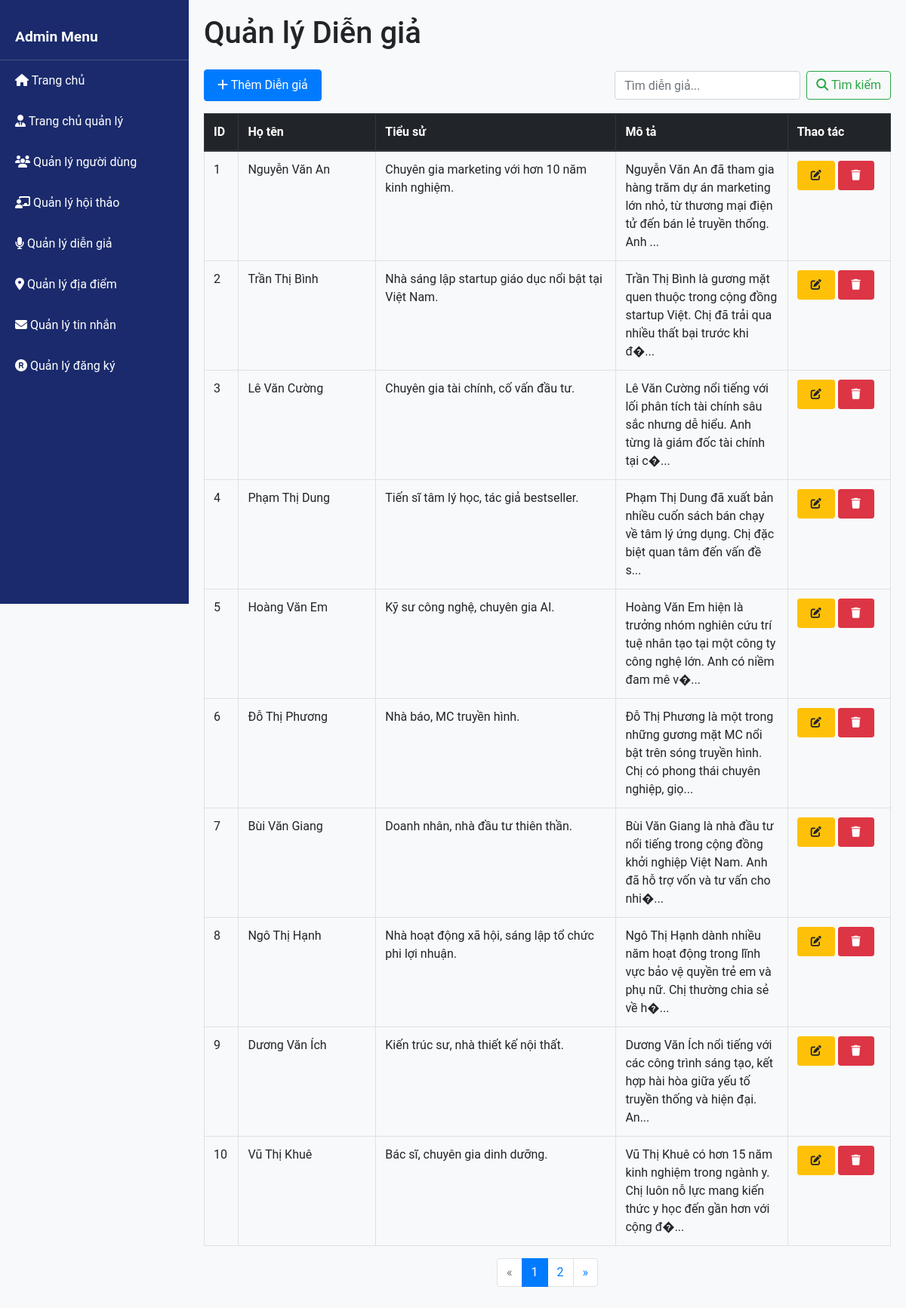
/layouts/admin_speakers.php (signed in), run on the app's committed database.
### tables this page shows
CREATE TABLE speakers (
    speaker_id INT PRIMARY KEY AUTO_INCREMENT,
    full_name VARCHAR(100) NOT NULL,
    bio TEXT,
    description TEXT,
    photo TEXT
);

### layouts/admin_speakers.php (the view, shortened to what this page needs)
<?php
require_once '../config.php';
$currentPage = isset($_GET['page']) ? (int)$_GET['page'] : 1;
$limit = 10;
$offset = ($currentPage - 1) * $limit;
$countStmt = $conn->query("SELECT COUNT(*) FROM speakers");
$search = isset($_GET['search']) ? trim($_GET['search']) : '';
$whereClause = "";
$countSql = "SELECT COUNT(*) FROM speakers " . $whereClause;
if (!empty($search)) {
  $countStmt = $conn->prepare($countSql);
  $countStmt->bindParam(':search', $searchTerm);
  $countStmt->execute();
} else {
  $countStmt = $conn->query($countSql);
}
$totalSpeakers = $countStmt->fetchColumn();
$totalPages = ceil($totalSpeakers / $limit);
$sql = "SELECT speaker_id, full_name, bio, description FROM speakers " . $whereClause . " ORDER BY speaker_id LIMIT :limit OFFSET :offset";
$stmt = $conn->prepare($sql);
$stmt->bindParam(':limit', $limit, PDO::PARAM_INT);
$stmt->bindParam(':offset', $offset, PDO::PARAM_INT);
$stmt->execute();
$speakers = $stmt->fetchAll(PDO::FETCH_ASSOC);
?>
<!DOCTYPE html>
<html lang="en">
<head>
  <link rel="stylesheet" href="https://cdn.jsdelivr.net/npm/bootstrap@4.1.3/dist/css/bootstrap.min.css">
  <link rel="stylesheet" href="../assets/css/style-admin.css">
  <link rel="stylesheet" href="../assets/css/style.css">
  <link rel="stylesheet" href="https://cdnjs.cloudflare.com/ajax/libs/font-awesome/6.4.0/css/all.min.css">
</head>
<body>
  <?php include_once './admin_sidebar.php'; ?>
  <div class="content">
    <h1 class="mb-4">Quản lý Diễn giả</h1>
    <div class="d-flex justify-content-between align-items-center mb-3">
      <a href="./admin_speaker_create.php" class="btn btn-primary">
        <i class="fas fa-plus"></i> Thêm Diễn giả
      </a>
      <form class="form-inline">
        <input class="form-control mr-sm-2" type="search" name="search" placeholder="Tìm diễn giả..."
          aria-label="Search" value="<?php echo htmlspecialchars($search); ?>">
        <button class="btn btn-outline-success my-2 my-sm-0" type="submit">
          <i class="fas fa-search"></i> Tìm kiếm
        </button>
      </form>
    </div>
    <div class="table-responsive">
      <table class="table table-bordered table-hover">
        <thead class="thead-dark">
          <tr>
            <th width="5%">ID</th>
            <th width="20%">Họ tên</th>
            <th width="35%">Tiểu sử</th>
            <th width="25%">Mô tả</th>
            <th width="15%">Thao tác</th>
          </tr>
        </thead>
        <tbody>
          <?php if (isset($speakers) && !empty($speakers)): ?>
            <?php foreach ($speakers as $speaker): ?>
              <tr>
                <td><?php echo htmlspecialchars($speaker['speaker_id']); ?></td>
                <td><?php echo htmlspecialchars($speaker['full_name']); ?></td>
                <td>
                  <?php
                  echo htmlspecialchars(
                    !empty($speaker['bio']) ?
                      (strlen($speaker['bio']) > 150 ? substr($speaker['bio'], 0, 147) . '...' : $speaker['bio']) :
                      'Chưa cập nhật'
                  );
                  ?>
                </td>
                <td>
                  <?php
                  echo htmlspecialchars(
                    !empty($speaker['description']) ?
                      (strlen($speaker['description']) > 150 ? substr($speaker['description'], 0, 147) . '...' : $speaker['description']) :
                      'Chưa cập nhật'
                  );
                  ?>
                </td>
                <td>
                  <a href="./admin_speaker_edit.php?id=<?php echo $speaker['speaker_id']; ?>" class="btn btn-sm btn-warning" title="Chỉnh sửa">
                    <i class="fas fa-edit"></i>
                  </a>
                  <a href="?action=delete&id=<?php echo $speaker['speaker_id']; ?>" class="btn btn-sm btn-danger" title="Xóa"
                    onclick="return confirm('Bạn có chắc chắn muốn xóa diễn giả này?')">
                    <i class="fas fa-trash"></i>
                  </a>
                </td>
              </tr>
            <?php endforeach; ?>
          <?php else: ?>
            <tr>
              <td colspan="5" class="text-center">Không tìm thấy diễn giả nào.</td>
            </tr>
          <?php endif; ?>
        </tbody>
      </table>
    </div>
    <?php if ($totalPages > 1): ?>
      <nav aria-label="Page navigation">
        <ul class="pagination justify-content-center">
          <?php
          $queryParams = $_GET;
          $queryParams['page'] = $currentPage - 1;
          $prevPageUrl = '?' . http_build_query($queryParams);
          $queryParams['page'] = $currentPage + 1;
          $nextPageUrl = '?' . http_build_query($queryParams);
          ?>
          <li class="page-item <?php echo $currentPage <= 1 ? 'disabled' : ''; ?>">
            <a class="page-link" href="<?php echo $currentPage <= 1 ? '#' : $prevPageUrl; ?>" aria-label="Previous">
              <span aria-hidden="true">&laquo;</span>
            </a>
          </li>
          <?php for ($i = 1; $i <= $totalPages; $i++): ?>
            <?php
            $queryParams['page'] = $i;
            $pageUrl = '?' . http_build_query($queryParams);
            ?>
            <li class="page-item <?php echo $i == $currentPage ? 'active' : ''; ?>">
              <a class="page-link" href="<?php echo $pageUrl; ?>"><?php echo $i; ?></a>
            </li>
          <?php endfor; ?>
          <li class="page-item <?php echo $currentPage >= $totalPages ? 'disabled' : ''; ?>">
            <a class="page-link" href="<?php echo $currentPage >= $totalPages ? '#' : $nextPageUrl; ?>" aria-label="Next">
              <span aria-hidden="true">&raquo;</span>
            </a>
          </li>
        </ul>
      </nav>
    <?php endif; ?>
  </div>
</body>
</html>

### assets/css/style-admin.css (style rules this page uses)
body { font-family: "Arial", sans-serif; background-color: #f8f9fa; }
.content { margin-left: 250px; padding: 20px; }

### assets/css/style.css (style rules this page uses)
:root { --primary: #ffffff; --secondary: #1d2939; --upcoming: #008739; --date: #8d8d8d; --hover: #007bff; --font: "Roboto", sans-serif; }
body { font-family: var(--font); }
a { text-decoration: none; color: black; }
a.btn { padding: 8px 17px; }

### data on the page
speakers: speaker_id "1", full_name "Nguyễn Văn An", bio "Chuyên gia marketing với hơn 10 năm kinh nghiệm.", description "Nguyễn Văn An đã tham gia hàng trăm dự án marketing lớn nhỏ, từ thương mại điện tử đến bán lẻ truyền thống. Anh ..."
speakers: speaker_id "2", full_name "Trần Thị Bình", bio "Nhà sáng lập startup giáo dục nổi bật tại Việt Nam.", description "Trần Thị Bình là gương mặt quen thuộc trong cộng đồng startup Việt. Chị đã trải qua nhiều thất bại trước khi đ�..."
speakers: speaker_id "3", full_name "Lê Văn Cường", bio "Chuyên gia tài chính, cố vấn đầu tư.", description "Lê Văn Cường nổi tiếng với lối phân tích tài chính sâu sắc nhưng dễ hiểu. Anh từng là giám đốc tài chính tại c�..."
speakers: speaker_id "4", full_name "Phạm Thị Dung", bio "Tiến sĩ tâm lý học, tác giả bestseller.", description "Phạm Thị Dung đã xuất bản nhiều cuốn sách bán chạy về tâm lý ứng dụng. Chị đặc biệt quan tâm đến vấn đề s..."
speakers: speaker_id "5", full_name "Hoàng Văn Em", bio "Kỹ sư công nghệ, chuyên gia AI.", description "Hoàng Văn Em hiện là trưởng nhóm nghiên cứu trí tuệ nhân tạo tại một công ty công nghệ lớn. Anh có niềm đam mê v�..."
speakers: speaker_id "6", full_name "Đỗ Thị Phương", bio "Nhà báo, MC truyền hình.", description "Đỗ Thị Phương là một trong những gương mặt MC nổi bật trên sóng truyền hình. Chị có phong thái chuyên nghiệp, giọ..."
speakers: speaker_id "7", full_name "Bùi Văn Giang", bio "Doanh nhân, nhà đầu tư thiên thần.", description "Bùi Văn Giang là nhà đầu tư nổi tiếng trong cộng đồng khởi nghiệp Việt Nam. Anh đã hỗ trợ vốn và tư vấn cho nhi�..."
speakers: speaker_id "8", full_name "Ngô Thị Hạnh", bio "Nhà hoạt động xã hội, sáng lập tổ chức phi lợi nhuận.", description "Ngô Thị Hạnh dành nhiều năm hoạt động trong lĩnh vực bảo vệ quyền trẻ em và phụ nữ. Chị thường chia sẻ về h�..."
speakers: speaker_id "9", full_name "Dương Văn Ích", bio "Kiến trúc sư, nhà thiết kế nội thất.", description "Dương Văn Ích nổi tiếng với các công trình sáng tạo, kết hợp hài hòa giữa yếu tố truyền thống và hiện đại. An..."
speakers: speaker_id "10", full_name "Vũ Thị Khuê", bio "Bác sĩ, chuyên gia dinh dưỡng.", description "Vũ Thị Khuê có hơn 15 năm kinh nghiệm trong ngành y. Chị luôn nỗ lực mang kiến thức y học đến gần hơn với cộng đ�..."
